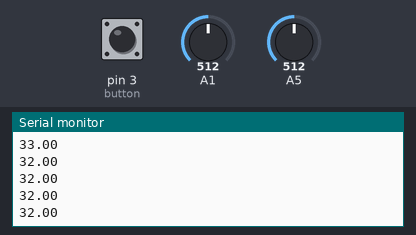
The sketch below on a simulated Arduino Uno, built with avr-gcc and run on an emulated ATmega328P. Shown: the last lines printed to the serial monitor. Inputs (shaded band) come from the test bench; at power-on: A5 = 512, pin 3 (button) HIGH, A1 = 512. Random numbers use the default seed unless the sketch sets one.

Above: at 1.2 s.
1.3 s: A5 set to 716
At 1.8 s:
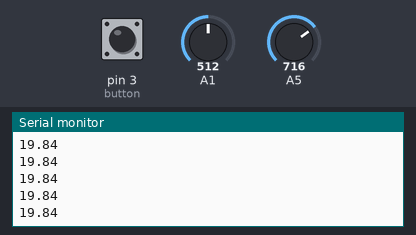
2.8 s: pin 3 (button) pulled LOW for 0.15 s
At 3.6 s:
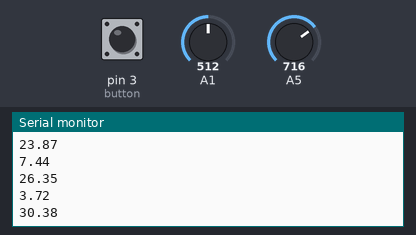
4.4 s: A1 set to 306
At 5.1 s:
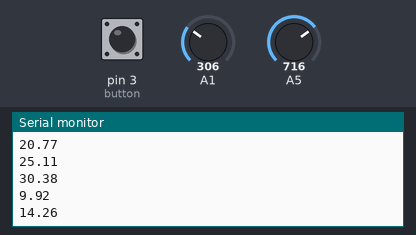
5.9 s: pin 3 (button) pulled LOW for 1 s
8.4 s: A5 set to 900
At 8.9 s:
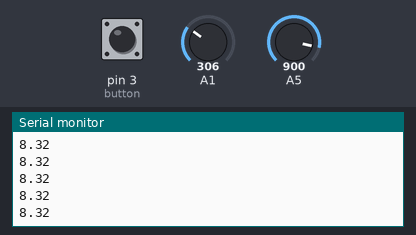
Timing chart, 0 to 10.9 s (numbered marks = the images above; inputs shaded):
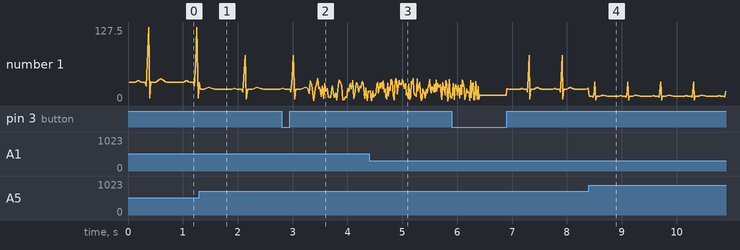

Measured:
- after the input at 1.3 s, the serial monitor: prints a new line at once (image 1)
- after the input at 2.8 s, the serial monitor: prints a new line after 0.50 s (image 2)
- after the input at 8.4 s, the serial monitor: prints a new line at once (image 4)
- plotted number 1: 32 → 20.77 after the input at 1.3 s, 20.77 → 16.43 after the input at 2.8 s, 21.39 → 16.9 after the input at 8.4 s

The sketch:

EKG.ino
```cpp
#include <MsTimer2.h>
#include <LiquidCrystal.h>
#define button 3

unsigned int EKG_Array[] = {64, 64, 64, 64, 64, 64, 67, 70, 69, 66, 64, 64, 64, 64, 50, 130, 255, 10, 64, 64, 64, 64, 64, 68, 72, 74, 76, 75, 72, 69, 67, 64, 64, 64, 64, 64, 64, 64, 64, 64}; // normalt hjerte
float EKGDisplay = 0; // Sundt hjerte display
int hjerteTypeIndex = 0; // skal der vises sundt hjerte, ventrikelflimmer eller død?
int amplify = 0; // amplify "power"

void readFromAnalog()
{
  // Ud fra vilken case der er trykket på via knap, case 1 sundt hjerte, case 2 ventrikelflimmer, case 3 død
  static unsigned int index = 0; // index pointer til EKG array
  switch (hjerteTypeIndex) {
    case 0:
      EKGDisplay = (float)EKG_Array[index++] / 100.0f * amplify;
      Serial.println(EKGDisplay);
      if (index >= sizeof(EKG_Array) / sizeof(int))index = 0; // EKG_Array[] skulle vist fylde 2 bytes? udregner antal elementer i EKG arrayet.
      break;
    case 1:
      Serial.println(random(0, 128) / 100.0f * amplify);
      break;
    case 2:
      Serial.println(10); // Sætter value til 10 for at gøre det nemmere at se, den rigtige value er 0
      break;
  }
}

void setup()
{
  pinMode(button, INPUT_PULLUP);
  Serial.begin(115200);
  MsTimer2::set(timerAdjust(), readFromAnalog); // 50ms -> Nyquist siger at dette giver en maks på 10HZ
  MsTimer2::start();
}

void loop()
{
  // Gør det muligt at ændre interval via potentiometer
  static int currentInterval = timerAdjust();
  if (abs(currentInterval - timerAdjust()) >= 1) {
    currentInterval = timerAdjust();
    MsTimer2::set(currentInterval, readFromAnalog);
    MsTimer2::start();
  }
  // læser knappen og skifter hvad der skal vises på plotteren
  if (digitalRead(button) == 0) {
    delay(500);
    hjerteTypeIndex++;
    if (hjerteTypeIndex > 2)hjerteTypeIndex = 0;
  }
  // opdatere amplify "kraft"
   amplify = amplifier();
}
```

amplifier.ino
```cpp
int amplifier() {
  int amplifyValg = map(analogRead(A5), 0, 1023, 100, 0);
  return amplifyValg;
}
// Opdatere hvor mange procent der skal vises ud fra via potentiometer
```

timer.ino
```cpp
int timerAdjust ()
{
  int timervalg = map(analogRead(A1), 0, 1023, 6, 38);
  return timervalg;
}

// bruges til timervalg, sætter beats per minute
//40 * 40 = 1600, 60 / 1600 = 0,0375 interval 37,5 ms
//240 * 40 = 9600, 60 / 9600 = 0,00625 interval 6,2 ms
```
